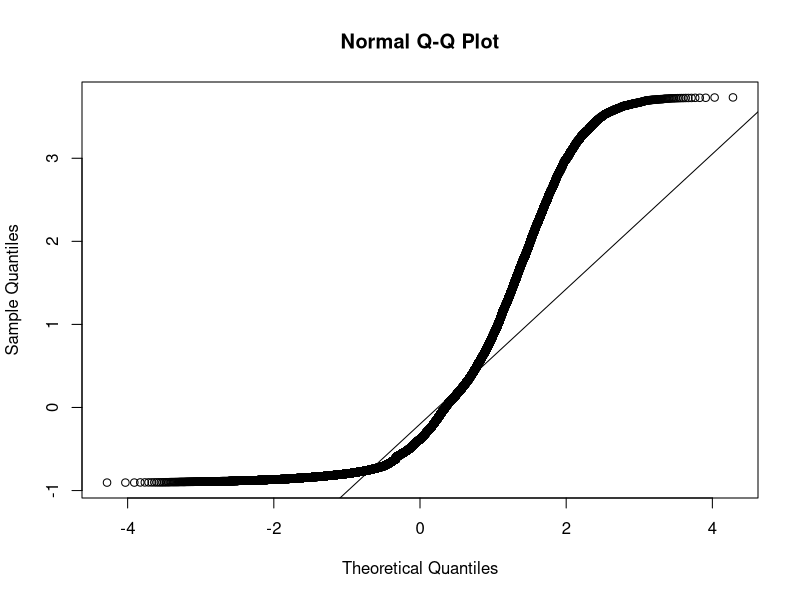
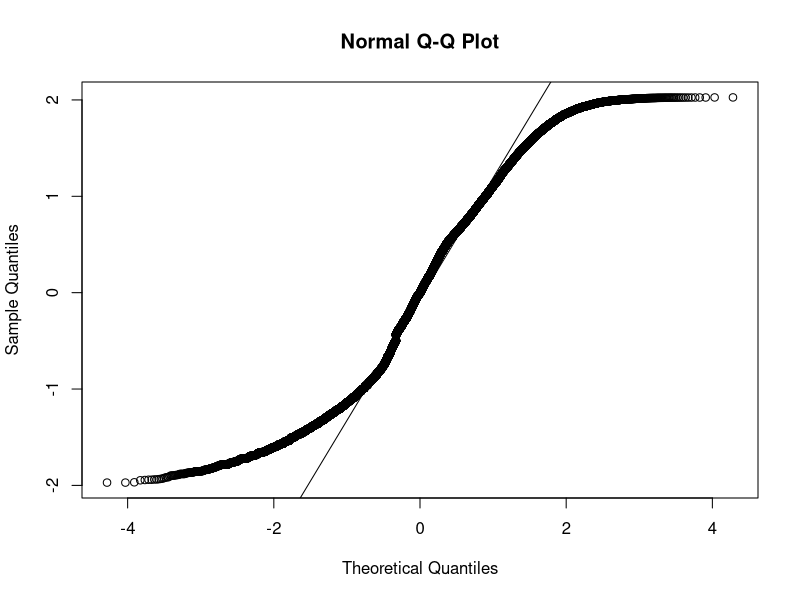
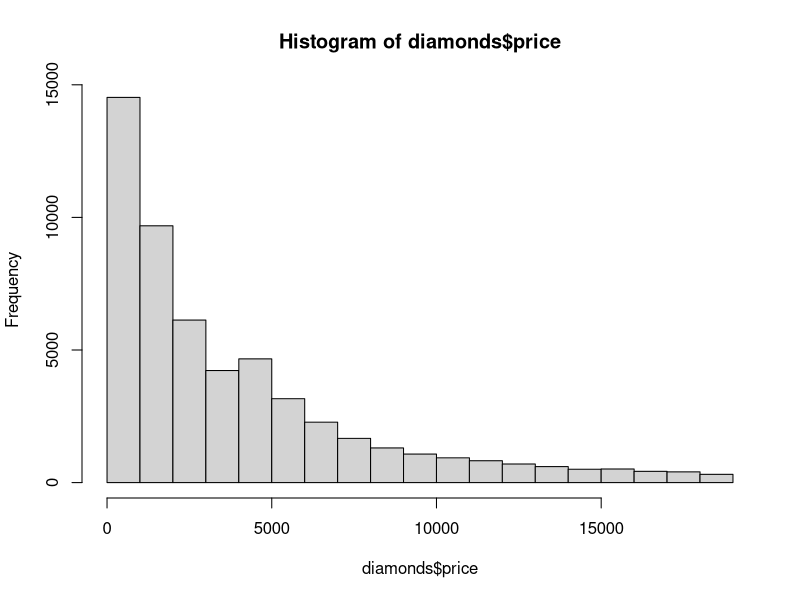
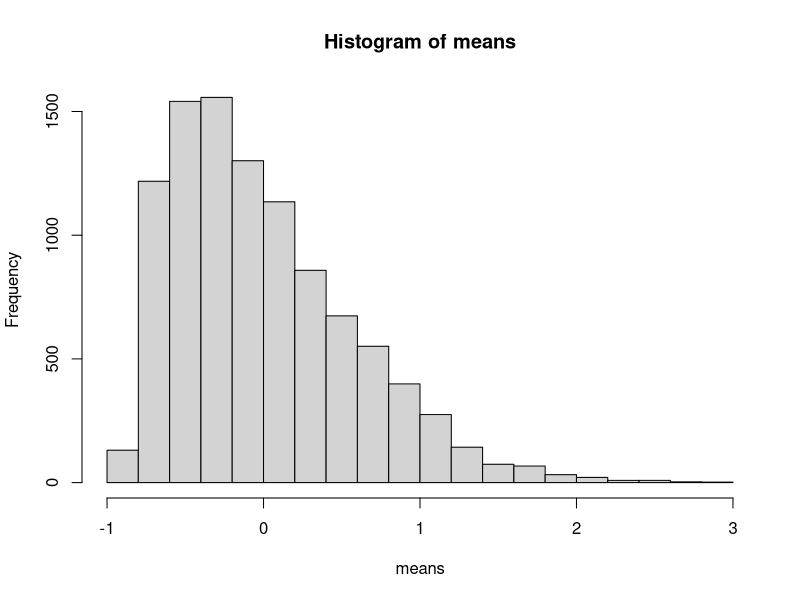
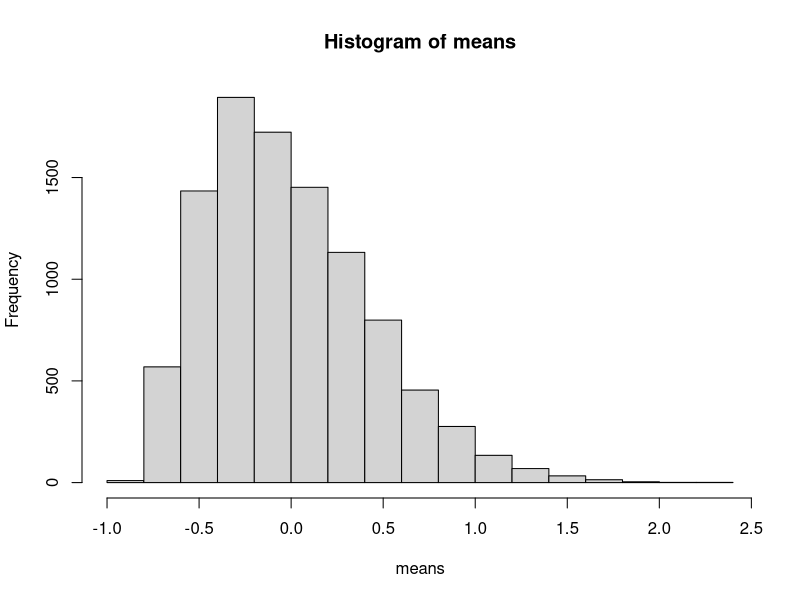
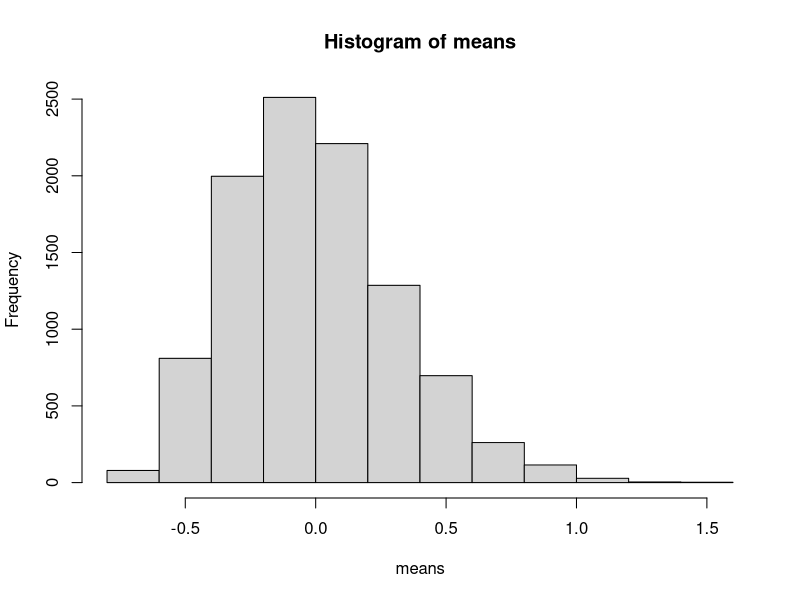
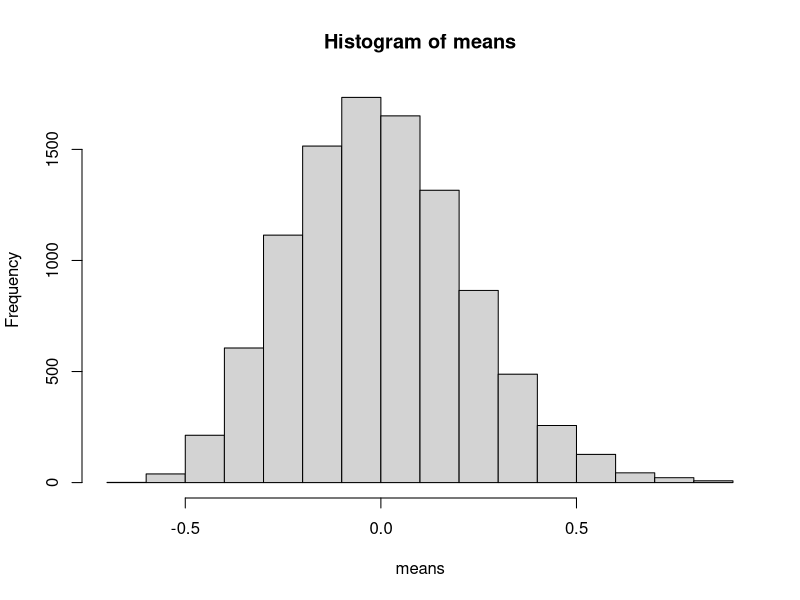
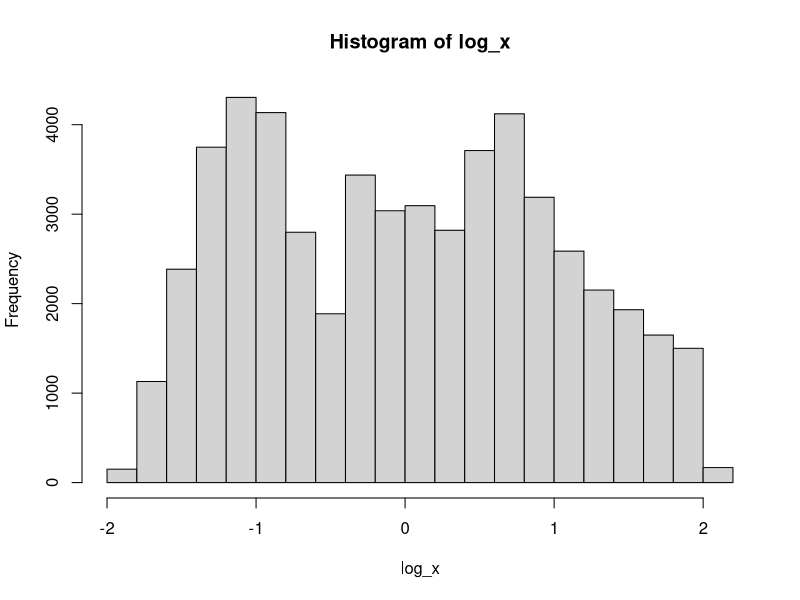

The R source for these figures, in order:
## ---- chunk 1
library(ggplot2)

x <- diamonds$price
x <- (x-mean(x))/sd(x)
qqnorm(x)
qqline(x)

log_x <- log(diamonds$price)
log_x <- (log_x-mean(log_x))/sd(log_x)
qqnorm(log_x)
qqline(log_x)
## ---- chunk 2
hist(diamonds$price)
## ---- chunk 3
sample_mean <- function(data, size, n){
  means <- vector(mode='numeric',length=n)
  for(i in 1:n){
    sample1 <- sample(data, size)
    means[i] <- mean(sample1)
  }
  hist(means)
}
sample_mean(x, 3, 10000)
## ---- chunk 4
sample_mean(x, 5, 10000)
sample_mean(x, 10, 10000)
sample_mean(x, 20, 10000)
## ---- chunk 5
hist(log_x)
sample_mean(log_x, 3, 10000)
sample_mean(log_x, 5, 10000)
sample_mean(log_x, 10, 10000)
sample_mean(log_x, 20, 10000)
## ---- chunk 6
pnorm(66, mean=65, sd=0.5, lower.tail=FALSE)
## ---- chunk 7
pnorm(63, mean=65, sd=0.5)
## ---- chunk 8
pnorm(66.5, mean=65, sd=0.5) - pnorm(63.5, mean=65, sd=0.5)
## ---- chunk 9
qnorm(0.975, mean=65, sd=0.5)
## ---- chunk 10
pnorm(63, mean=65, sd=2.5, lower.tail=FALSE)
## ---- chunk 11
pnorm(66, mean=65, sd=0.25, lower.tail=FALSE)
## ---- chunk 12
pnorm(63, mean=65, sd=0.25)
## ---- chunk 13
pnorm(66.5, mean=65, sd=0.25) - pnorm(63.5, mean=65, sd=0.25)
## ---- chunk 14
qnorm(0.975, mean=65, sd=0.25)
## ---- chunk 15
pnorm(63, mean=65, sd=2.5, lower.tail=FALSE)
